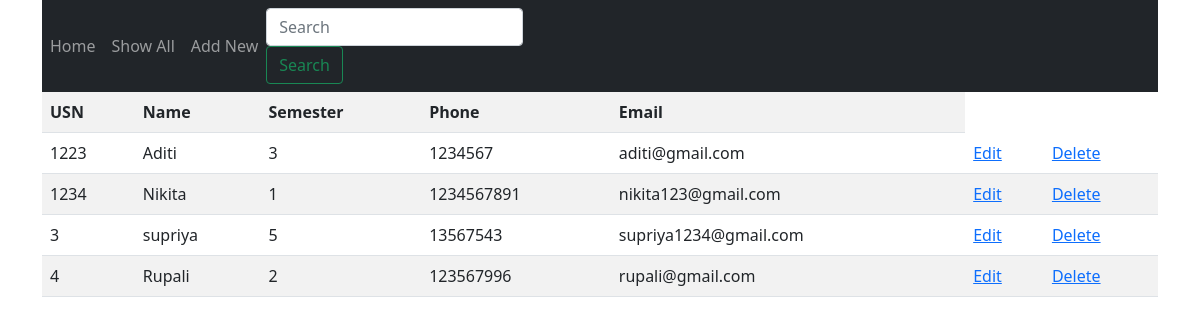
The page /show on the database its author committed.
### Student/models.py (models this page shows, shortened)
class Contact(models.Model):
    usn=models.IntegerField(primary_key=True)
    name=models.CharField(max_length=100, default="")
    sem=models.CharField(max_length=10, default="")
    phone=models.CharField(max_length=30, default="")
    email=models.EmailField()

### Student/views.py (the view)
# urls.py: path('show', views.show),
def show(request):
    contact=Contact.objects.all()
    return render(request, 'show.html', {'contact':contact})

### templates/show.html (shortened to what this page needs)
<!DOCTYPE html>
<html lang="en">
<head>
</head>
<body>
{% extends 'base.html' %}
{% block content %}
<table class="table table-striped">
    <tr>
        <th>USN</th>
        <th>Name</th>
        <th>Semester</th>
        <th>Phone</th>
        <th>Email</th>
    </tr>
    {% for i in contact%}
    <tr>
        <td>{{i.usn}}</td>
        <td>{{i.name}}</td>
        <td>{{i.sem}}</td>
        <td>{{i.phone}}</td>
        <td>{{i.email}}</td>
        <td><a href="edit/{{ i.usn }}">Edit</a></td>
        <td><a href="delete/{{ i.usn }}">Delete</a></td>
    </tr>
    {% endfor %}
</table>
{% endblock %}

### templates/base.html (shortened to what this page needs)
<!doctype html>
<html lang="en">
  <head>
    <link href="https://cdn.jsdelivr.net/npm/bootstrap@5.0.0-beta3/dist/css/bootstrap.min.css" rel="stylesheet">
  </head>
  <body>
        <div class="container">
            <nav class="navbar navbar-expand-md bg-dark navbar-dark">
  <div class="collapse navbar-collapse" id="collapsibleNavbar">
    <ul class="navbar-nav mr-auto">
      <li class="nav-item active">
        <a class="nav-link" href="/">Home</a>
        </li>
      <li class="nav-item active"><a class="nav-link" href="/show">Show All</a></li>
      <li class="nav-item active"><a class="nav-link" href="/load_form">Add New</a></li>
    </ul>
    <form method="POST" action="search" class="form-inline my-2 my-lg-0">
        <input name="name" class="form-control mr-sm-2" type="search" placeholder="Search" aria-label="Search">
      <button class="btn btn-outline-success my-2 my-sm-0" type="submit">Search</button>
    </form>
  </div>
</nav>
        {% block content %}
        {% endblock %}
</div>
  </body>
</html>

### rows shown on the page
Contact: usn "1223", name "Aditi", sem "3", phone "1234567", email "aditi@gmail.com"
Contact: usn "1234", name "Nikita", sem "1", phone "1234567891", email "nikita123@gmail.com"
Contact: usn "3", name "supriya", sem "5", phone "13567543", email "supriya1234@gmail.com"
Contact: usn "4", name "Rupali", sem "2", phone "123567996", email "rupali@gmail.com"
